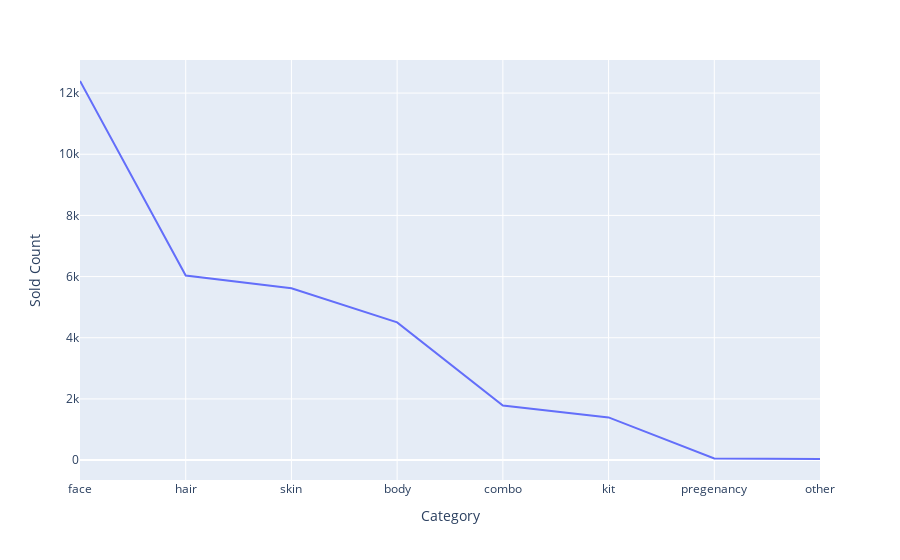

Notebook cell for this chart:
### Code cell
import plotly.express as px
px.line(g, x = 'Category', y='Sold Count')

### Figure 1 — Plotly figure (JSON) as saved in the notebook; plotly's stock layout.template omitted (floating-point values rounded to 4 significant figures)
{"data": [{"hovertemplate": "Category=%{x}<br>Sold Count=%{y}<extra></extra>", "legendgroup": "", "line": {"color": "#636efa", "dash": "solid"}, "marker": {"symbol": "circle"}, "mode": "lines", "name": "", "orientation": "v", "showlegend": false, "type": "scatter", "x": ["face", "hair", "skin", "body", "combo", "kit", "pregenancy", "other"], "xaxis": "x", "y": [12395, 6033, 5618, 4501, 1783, 1395, 54, 35], "yaxis": "y"}], "layout": {"legend": {"tracegroupgap": 0}, "margin": {"t": 60}, "xaxis": {"anchor": "y", "domain": [0, 1], "title": {"text": "Category"}}, "yaxis": {"anchor": "x", "domain": [0, 1], "title": {"text": "Sold Count"}}}}
